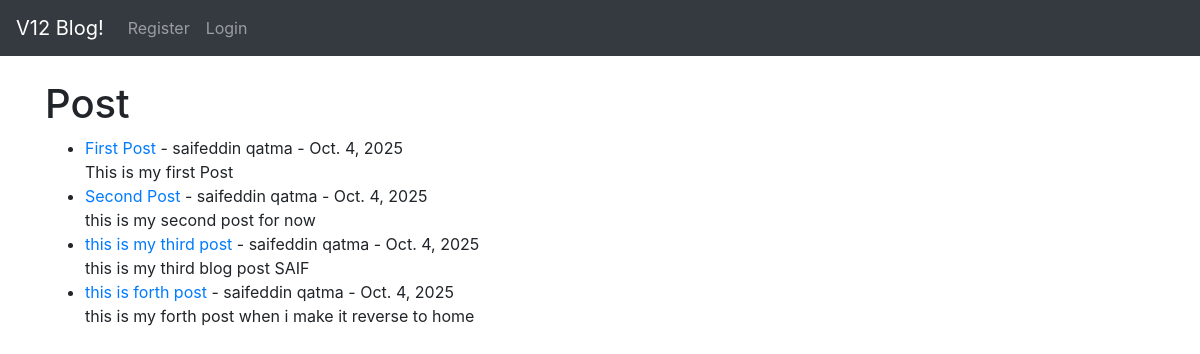
The app's page /, older data.
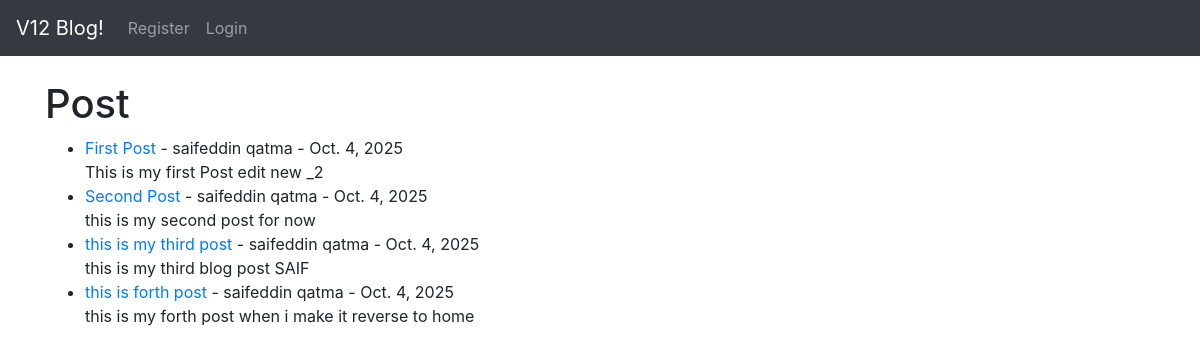
The same page, newer data.
### theblog/models.py (models this page shows, shortened)
class Post(models.Model):
    title = models.CharField(max_length=250)
    title_tag = models.CharField(max_length=250)
    author = models.ForeignKey(User, on_delete=models.CASCADE)
    body = models.TextField()
    post_date = models.DateField(auto_now_add=True)

### theblog/views.py (the view)
# urls.py: path('', HomeView.as_view(), name='home'),
class HomeView(ListView):
    template_name = 'home.html'
    def get_queryset(self): ## using repo pattern to bring all posts
        return repo.get_all_posts()

### theblog/repositories/services_repository.py (called while the page is built)
    def get_all_posts(self):
        return Post.objects.all().order_by('-post_date')

### theblog/templates/home.html (shortened to what this page needs)
{% extends 'base.html' %}
{% block content %}
<h1>Post</h1>
<ul>
{% for post in object_list %}
    <li><a href="{% url 'article-detail' post.pk %}"> {{post.title}}</a> - {{ post.author.first_name}}
        {{ post.author.last_name}} - {{ post.post_date }}
        <br/>
    {{ post.body}}</li>
{% endfor%}
</ul>
{% endblock %}

Row changes from the older to the newer data that the page shows:
changed Post "First Post": body "This is my first Post" → "This is my first Post edit new _2"
